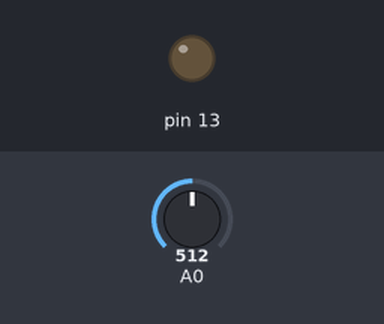
The sketch below on a simulated Arduino Uno, built with avr-gcc and run on an emulated ATmega328P. On the bench: output pins drawn as LEDs (lit = HIGH). The test bench sets the inputs (shaded band); at power-on: A0 = 512.

Above: at 1.2 s.
1.3 s: A0 set to 32
2.8 s: A0 set to 27
At 4.0 s:
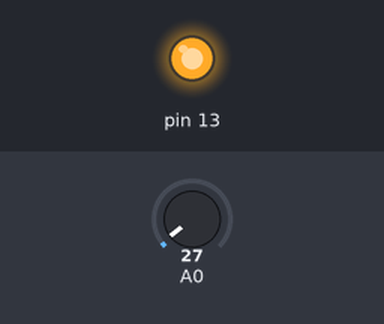
4.3 s: A0 set to 122
At 5.2 s:
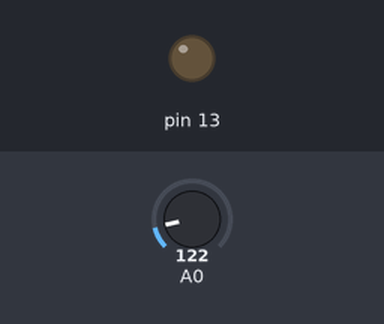
5.8 s: A0 set to 5
At 6.3 s:
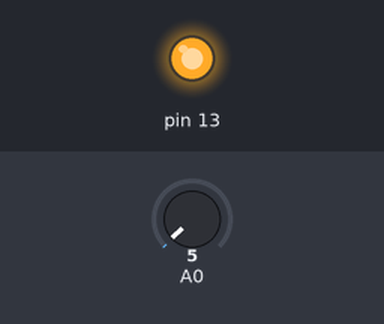
Timing chart, 0 to 8.3 s (numbered marks = the images above; inputs shaded):
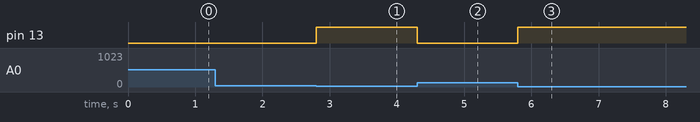

The sketch:

Temp.C.ino
```cpp
void setup() {
  // put your setup code here, to run once:
  pinMode(13,OUTPUT);

}

void loop() {
  // put your main code here, to run repeatedly:
  float Sensor_Data = analogRead(A0);
  int Temp = (Sensor_Data*500)/1023;

  if(Temp<15)
  {
    digitalWrite(13,HIGH);
  }
  else
  {
    digitalWrite(13,LOW);
  }
}
```

Measured:
- the behaviour switches between 31 and 30 on A0 (found by bisection; images 0 and 1)
- after the input at 1.3 s, every drawn part: stays the same
- after the input at 2.8 s, pin 13: LOW → HIGH at once
- after the input at 4.3 s, pin 13: HIGH → LOW at once
- after the input at 5.8 s, pin 13: LOW → HIGH at once
